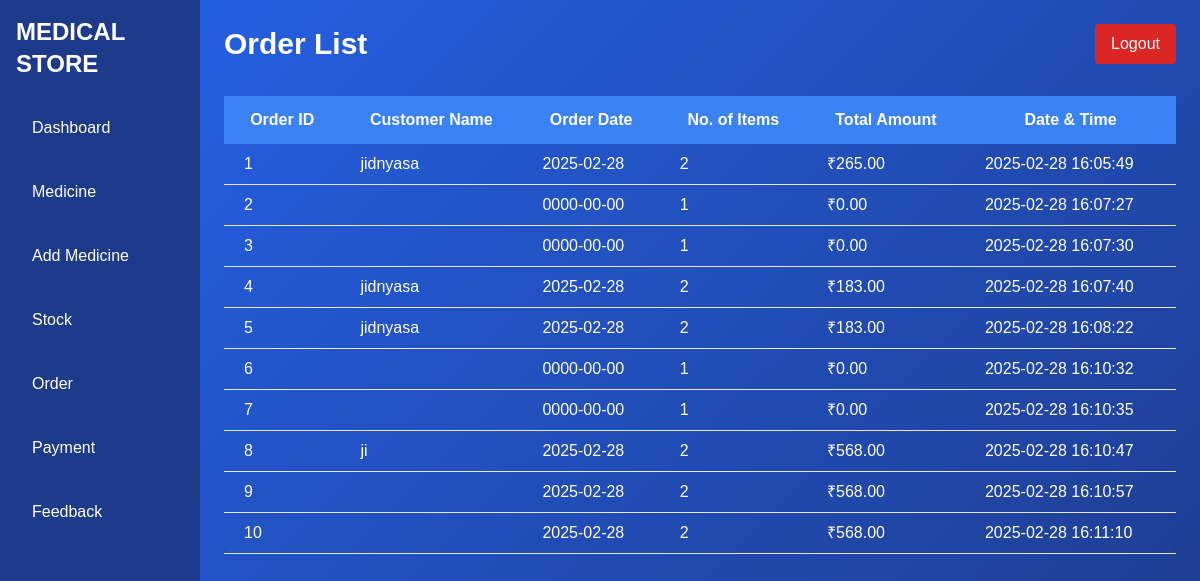
Screenshot of /medical_store/view_order.php with the database file from the repository.
### tables this page shows
CREATE TABLE `orders` (
  `order_id` int(11) NOT NULL,
  `customer_name` varchar(255) NOT NULL,
  `order_date` date NOT NULL,
  `total_amount` decimal(10,2) NOT NULL,
  `no_of_items` int(11) NOT NULL,
  `med_id` int(11) NOT NULL,
  `date_time` timestamp NOT NULL DEFAULT current_timestamp()
);

### medical_store/view_order.php (the view, shortened to what this page needs)
<?php
include 'connection.php';
?>
<!DOCTYPE html>
<html lang="en">
<head>
    <link href="https://cdn.jsdelivr.net/npm/tailwindcss@2.2.19/dist/tailwind.min.css" rel="stylesheet">
</head>
<body>
<div class="flex">
    <div class="w-1/6 custom-sidebar text-white h-screen p-4">
        <h1 class="text-2xl font-bold mb-6">MEDICAL STORE</h1>
        <ul>
            <li class="mt-4"><a href="admin.php">Dashboard</a></li>
            <li class="mt-4"><a href="medicine.php">Medicine</a></li>
            <li class="mt-4"><a href="add_medicine.php">Add Medicine</a></li>
            <li class="mt-4"><a href="stock.php">Stock</a></li>
            <li class="mt-4"><a href="view_order.php">Order</a></li>
            <li class="mt-4"><a href="view_payment.php">Payment</a></li>
            <li class="mt-4"><a href="view_feedback.php">Feedback</a></li>
        </ul>
    </div>
    <div class="w-5/6 p-6">
        <div class="flex justify-between items-center">
            <h2 class="text-3xl font-bold">Order List</h2>
            <a href="logout1.php" class="bg-red-600 text-white py-2 px-4 rounded">Logout</a>
        </div>
        <div class="overflow-x-auto mt-8">
            <table class="min-w-full bg-teal shadow-md rounded-lg">
                <thead class="bg-blue-500 text-white">
                    <tr>
                        <th class="py-3 px-5">Order ID</th>
                        <th class="py-3 px-5">Customer Name</th>
                        <th class="py-3 px-5">Order Date</th>
                        <th class="py-3 px-5">No. of Items</th>
                        <th class="py-3 px-5">Total Amount</th>
                        <th class="py-3 px-5">Date & Time</th>
                    </tr>
                </thead>
                <tbody>
                    <?php
                    $sql = "SELECT * FROM orders ORDER BY date_time ";
                    $result = $conn->query($sql);
                    if ($result->num_rows > 0) {
                        while ($row = $result->fetch_assoc()) {
                            echo "<tr class='border-b hover:bg-gray-100'>";
                            echo "<td class='py-2 px-5'>" . htmlspecialchars($row['order_id']) . "</td>";
                            echo "<td class='py-2 px-5'>" . htmlspecialchars($row['customer_name']) . "</td>";
                            echo "<td class='py-2 px-5'>" . htmlspecialchars($row['order_date']) . "</td>";
                            echo "<td class='py-2 px-5'>" . htmlspecialchars($row['no_of_items']) . "</td>";
                            echo "<td class='py-2 px-5'>₹" . number_format($row['total_amount'], 2) . "</td>";
                            echo "<td class='py-2 px-5'>" . htmlspecialchars($row['date_time']) . "</td>";
                            echo "</tr>";
                        }
                    } else {
                        echo "<tr><td colspan='6' class='py-2 px-4 text-center'>No orders found</td></tr>";
                    }
                    ?>
                </tbody>
            </table>
        </div>
    </div>
</div>
</body>
</html>

### medical_store/view_order.php (style rules this page uses)
body { background: linear-gradient(135deg, #2563EB, #1E3A8A); font-family: 'Arial', sans-serif; color: white; }
.custom-sidebar { background: #1E3A8A; min-height: 100vh; }
.custom-sidebar li { padding: 12px 16px; cursor: pointer; transition: background 0.3s; }

### rows the page displays
orders: order_id "1", customer_name "jidnyasa", order_date "2025-02-28", no_of_items "2", total_amount "265.00", date_time "2025-02-28 16:05:49"
orders: order_id "2", order_date "0000-00-00", no_of_items "1", total_amount "0.00", date_time "2025-02-28 16:07:27"
orders: order_id "3", order_date "0000-00-00", no_of_items "1", total_amount "0.00", date_time "2025-02-28 16:07:30"
orders: order_id "4", customer_name "jidnyasa", order_date "2025-02-28", no_of_items "2", total_amount "183.00", date_time "2025-02-28 16:07:40"
orders: order_id "5", customer_name "jidnyasa", order_date "2025-02-28", no_of_items "2", total_amount "183.00", date_time "2025-02-28 16:08:22"
orders: order_id "6", order_date "0000-00-00", no_of_items "1", total_amount "0.00", date_time "2025-02-28 16:10:32"
orders: order_id "7", order_date "0000-00-00", no_of_items "1", total_amount "0.00", date_time "2025-02-28 16:10:35"
orders: order_id "8", customer_name "ji", order_date "2025-02-28", no_of_items "2", total_amount "568.00", date_time "2025-02-28 16:10:47"
orders: order_id "9", order_date "2025-02-28", no_of_items "2", total_amount "568.00", date_time "2025-02-28 16:10:57"
orders: order_id "10", order_date "2025-02-28", no_of_items "2", total_amount "568.00", date_time "2025-02-28 16:11:10"
